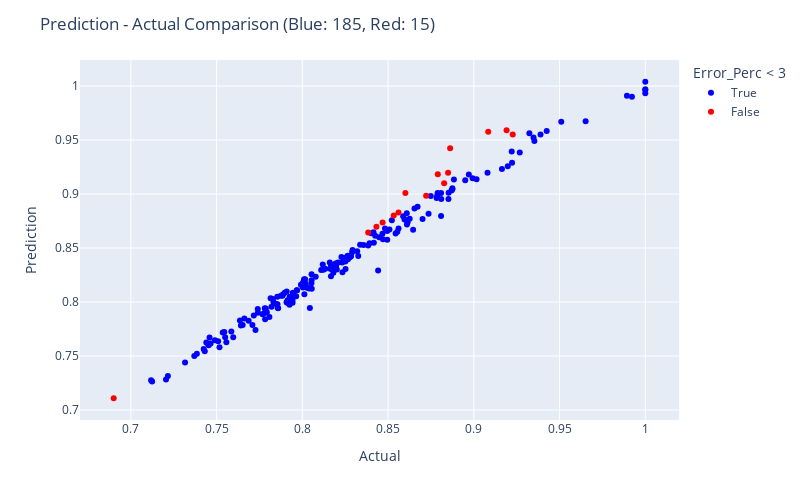

This figure's notebook cell:
### Code cell
fig = px.scatter(res_ann, x="Actual", y="Prediction", color = "Error_Perc < 3", color_discrete_map= {True:"blue", False: "red"},
                 hover_data=["Actual", "Prediction", "Error_Perc"])

fig.update_layout(
    autosize=False,
    width=800,
    height=500,
    title_text=f"Prediction - Actual Comparison (Blue: {blue}, Red: {red})",
)

fig.show()

### Figure 1 — Plotly figure (JSON) as saved in the notebook; plotly's stock layout.template omitted (floating-point values rounded to 4 significant figures; data arrays with more than 128 entries replaced by an {"elided": "..."} marker saying what was removed)
{"data": [{"customdata": {"elided": "185x1 float values"}, "hovertemplate": "Error_Perc < 3=True<br>Actual=%{x}<br>Prediction=%{y}<br>Error_Perc=%{customdata[0]}<extra></extra>", "legendgroup": "True", "marker": {"color": "blue", "symbol": "circle"}, "mode": "markers", "name": "True", "orientation": "v", "showlegend": true, "type": "scatter", "x": {"elided": "185 float values"}, "xaxis": "x", "y": {"elided": "185 float values"}, "yaxis": "y"}, {"customdata": [[3.096], [3.017], [4.755], [3.134], [3.079], [6.343], [3.163], [5.442], [4.466], [3.165], [3.933], [3.505], [3.152], [4.359], [3.035]], "hovertemplate": "Error_Perc < 3=False<br>Actual=%{x}<br>Prediction=%{y}<br>Error_Perc=%{customdata[0]}<extra></extra>", "legendgroup": "False", "marker": {"color": "red", "symbol": "circle"}, "mode": "markers", "name": "False", "orientation": "v", "showlegend": true, "type": "scatter", "x": [0.8384, 0.8722, 0.8601, 0.8561, 0.8827, 0.8862, 0.8468, 0.9084, 0.879, 0.8432, 0.885, 0.9227, 0.8533, 0.9191, 0.69], "xaxis": "x", "y": [0.8644, 0.8985, 0.901, 0.8829, 0.9099, 0.9424, 0.8736, 0.9578, 0.9183, 0.8698, 0.9198, 0.9551, 0.8802, 0.9592, 0.7109], "yaxis": "y"}], "layout": {"autosize": false, "height": 500, "legend": {"title": {"text": "Error_Perc < 3"}, "tracegroupgap": 0}, "margin": {"t": 60}, "title": {"text": "Prediction - Actual Comparison (Blue: 185, Red: 15)"}, "width": 800, "xaxis": {"anchor": "y", "autorange": true, "domain": [0, 1], "range": [0.6703, 1.02], "title": {"text": "Actual"}, "type": "linear"}, "yaxis": {"anchor": "x", "autorange": true, "domain": [0, 1], "range": [0.6908, 1.024], "title": {"text": "Prediction"}, "type": "linear"}}}
